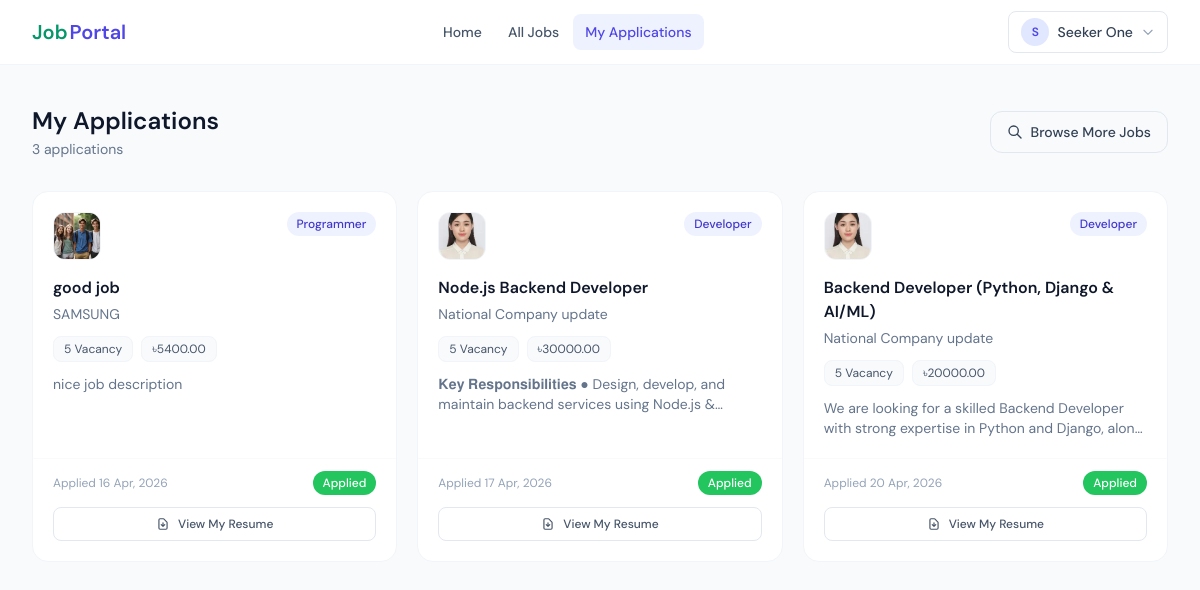
Page /applied-job/ (signed in) on the committed database.
### Job_Portal_App/models.py (models this page shows, shortened)
class UserInfoModel(AbstractUser):
    USER_TYPES = [
        ("Seeker", "Seeker"),
        ("Recruiter", "Recruiter"),
    ]
    display_name = models.CharField(
        max_length=255,
        null=True,
    )
    user_types = models.CharField(
        choices=USER_TYPES,
        max_length=25,
        null=True,
    )

class ApplyJobModel(models.Model):
    applied_by = models.ForeignKey(
        JobSeekerProfileModel,
        on_delete=models.CASCADE,
        related_name="my_applications",
        null=True,
    )
    applied_job = models.ForeignKey(
        JobPostModel,
        on_delete=models.CASCADE,
        related_name="applicants",
        null=True,
    )
    resume = models.FileField(upload_to="resumes/", null=True)
    applied_at = models.DateTimeField(auto_now_add=True, null=True)

class JobPostModel(models.Model):
    title = models.CharField(max_length=255, null=True)
    vacancy = models.PositiveIntegerField(null=True)
    category = models.ForeignKey(
        CategoryModel, on_delete=models.CASCADE, max_length=20, null=True,related_name='job_category'
    )
    job_description = models.TextField(null=True)
    skills_set = models.TextField(null=True)
    salary = models.DecimalField(max_digits=10, decimal_places=2, null=True)
    deadline = models.DateField(null=True)
    created_at = models.DateTimeField(auto_now_add=True, null=True)
    posted_by = models.ForeignKey(
        RecruiterProfileModel,
        on_delete=models.CASCADE,
        related_name="job_posts",
        null=True,
    )

class RecruiterProfileModel(models.Model):
    recruiter = models.OneToOneField(
        UserInfoModel,
        on_delete=models.CASCADE,
        related_name="recruiter_profile",
        null=True,
    )
    company_name = models.CharField(
        max_length=225,
        null=True,
    )
    email = models.EmailField(
        null=True,
    )
    address = models.TextField(
        null=True,
    )
    phone = models.CharField(
        max_length=20,
        null=True,
    )
    logo = models.ImageField(
        upload_to="recruiter_logos/",
        null=True,
    )

class CategoryModel(models.Model):
    name = models.CharField(max_length=50, null=True)

### Job_Portal_App/views.py (the view)
# urls.py: path("applied-job/", job_applied, name="job_applied"),
@login_required
def job_applied(request):
    if request.user.is_authenticated:
        user = request.user
        if user.user_types == "Seeker":
            try:
                form_data = ApplyJobModel.objects.filter(applied_by=user.seeker_profile)
            except ApplyJobModel.DoesNotExist:
                form_data = None
        else:
            form_data = None
    else:
        form_data = None
    context = {
        "form_data": form_data,
        "title": "Applied Job List",
    }
    return render(request, "job_applied.html", context)

### Job_Portal_App/templates/job_applied.html (shortened to what this page needs)
{% extends 'master/base.html' %}
{% block blockname %}
<div class="max-w-7xl mx-auto px-4 sm:px-6 lg:px-8 py-10">
  <div class="flex items-center justify-between mb-8">
    <div>
      <h1 class="text-2xl font-semibold text-slate-900">My Applications</h1>
      <p class="text-sm text-slate-500 mt-0.5">
        {% if form_data %}{{ form_data|length }} application{{ form_data|length|pluralize }}{% else %}No applications yet{% endif %}
      </p>
    </div>
    <a href="{% url 'job_list' %}" class="inline-flex items-center gap-2 px-4 py-2.5 border border-slate-200 hover:bg-slate-50 text-slate-700 text-sm font-medium rounded-xl transition-colors">
      <svg class="w-4 h-4" fill="none" stroke="currentColor" viewBox="0 0 24 24"><path stroke-linecap="round" stroke-linejoin="round" stroke-width="2" d="M21 21l-6-6m2-5a7 7 0 11-14 0 7 7 0 0114 0z"/></svg>
      Browse More Jobs
    </a>
  </div>
  <div class="grid sm:grid-cols-2 lg:grid-cols-3 gap-5">
    {% for job in form_data %}
      <div class="bg-white rounded-2xl border border-slate-100 hover:shadow-sm transition-all flex flex-col">
        <div class="p-5 flex-1">
          <div class="flex items-start justify-between gap-3 mb-4">
            <div class="w-12 h-12 rounded-xl border border-slate-100 overflow-hidden bg-slate-50 flex items-center justify-center shrink-0">
              {% if job.applied_job.posted_by.logo %}
                <img src="{{ job.applied_job.posted_by.logo.url }}" alt="Company" class="w-full h-full object-cover" />
              {% else %}
                <span class="text-lg font-semibold text-slate-400">{{ job.applied_job.posted_by.company_name|slice:":1"|upper }}</span>
              {% endif %}
            </div>
            <span class="shrink-0 text-xs font-medium px-2.5 py-1 rounded-full bg-indigo-50 text-indigo-700">{{ job.applied_job.category.name }}</span>
          </div>
          <h3 class="font-semibold text-slate-900 mb-1">{{ job.applied_job.title }}</h3>
          <p class="text-sm text-slate-500 mb-3">{{ job.applied_job.posted_by.company_name }}</p>
          <div class="flex flex-wrap gap-2 mb-3">
            <span class="text-xs text-slate-600 bg-slate-50 px-2.5 py-1 rounded-lg border border-slate-100">{{ job.applied_job.vacancy }} Vacancy</span>
            <span class="text-xs text-slate-600 bg-slate-50 px-2.5 py-1 rounded-lg border border-slate-100">৳{{ job.applied_job.salary }}</span>
          </div>
          <p class="text-sm text-slate-500 line-clamp-2">{{ job.applied_job.job_description }}</p>
        </div>
        <div class="px-5 pb-5 pt-3 border-t border-slate-50">
          <div class="flex items-center justify-between">
            <span class="text-xs text-slate-400">Applied {{ job.applied_at|date:"d M, Y" }}</span>
            <span class="text-xs font-medium px-2.5 py-1 rounded-full bg-green-500 text-white">Applied</span>
          </div>
          {% if job.resume %}
            <a href="{{ job.resume.url }}" target="_blank" class="mt-3 w-full flex items-center justify-center gap-2 py-2 border border-slate-200 hover:bg-slate-50 text-slate-600 text-xs font-medium rounded-lg transition-colors">
              <svg class="w-3.5 h-3.5" fill="none" stroke="currentColor" viewBox="0 0 24 24"><path stroke-linecap="round" stroke-linejoin="round" stroke-width="2" d="M12 10v6m0 0l-3-3m3 3l3-3m2 8H7a2 2 0 01-2-2V5a2 2 0 012-2h5.586a1 1 0 01.707.293l5.414 5.414a1 1 0 01.293.707V19a2 2 0 01-2 2z"/></svg>
              View My Resume
            </a>
          {% endif %}
        </div>
      </div>
    {% endfor %}
  </div>
</div>
{% endblock %}

### Job_Portal_App/templates/master/nav.html (shortened to what this page needs)
<nav class="bg-white border-b border-slate-100 sticky top-0 z-50">
  <div class="max-w-7xl mx-auto px-4 sm:px-6 lg:px-8">
    <div class="flex items-center justify-between h-16">
      <a href="{% url 'home_page' %}" class="flex items-center gap-0.5 shrink-0">
        <span class="text-xl font-semibold text-emerald-600">Job</span><span class="text-xl font-semibold text-indigo-600">Portal</span>
      </a>
      <div class="hidden md:flex items-center gap-0.5">
        <a href="{% url 'home_page' %}" class="px-3 py-2 rounded-lg text-sm font-medium transition-colors {% if request.path == '/' %}text-indigo-600 bg-indigo-50{% else %}text-slate-600 hover:text-slate-900 hover:bg-slate-50{% endif %}">Home</a>
        {% if request.user.user_types == 'Recruiter' %}
          <a href="{% url 'job_list' %}" class="px-3 py-2 rounded-lg text-sm font-medium transition-colors {% if request.path == '/job-list/' %}text-indigo-600 bg-indigo-50{% else %}text-slate-600 hover:text-slate-900 hover:bg-slate-50{% endif %}">My Job Posts</a>
          <a href="{% url 'job_post' %}" class="px-3 py-2 rounded-lg text-sm font-medium transition-colors {% if request.path == '/job-post/' %}text-indigo-600 bg-indigo-50{% else %}text-slate-600 hover:text-slate-900 hover:bg-slate-50{% endif %}">Post a Job</a>
        {% elif request.user.user_types == 'Seeker' %}
          <a href="{% url 'job_list' %}" class="px-3 py-2 rounded-lg text-sm font-medium transition-colors {% if request.path == '/job-list/' %}text-indigo-600 bg-indigo-50{% else %}text-slate-600 hover:text-slate-900 hover:bg-slate-50{% endif %}">All Jobs</a>
          <a href="{% url 'job_applied' %}" class="px-3 py-2 rounded-lg text-sm font-medium transition-colors {% if request.path == '/applied-job/' %}text-indigo-600 bg-indigo-50{% else %}text-slate-600 hover:text-slate-900 hover:bg-slate-50{% endif %}">My Applications</a>
        {% else %}
          <a href="{% url 'job_list' %}" class="px-3 py-2 rounded-lg text-sm font-medium transition-colors {% if request.path == '/job-list/' %}text-indigo-600 bg-indigo-50{% else %}text-slate-600 hover:text-slate-900 hover:bg-slate-50{% endif %}">All Jobs</a>
        {% endif %}
      </div>
      <div class="hidden md:flex items-center gap-3">
        {% if request.user.is_authenticated %}
          <div class="relative" id="profile-dd">
            <button onclick="toggleDD()" class="flex items-center gap-2 px-3 py-1.5 rounded-lg border border-slate-200 hover:bg-slate-50 transition-colors text-sm font-medium text-slate-700">
              <div class="w-7 h-7 rounded-full bg-indigo-100 flex items-center justify-center">
                <span class="text-indigo-600 text-xs font-semibold">{{ request.user.display_name|default:request.user.username|slice:":1"|upper }}</span>
              </div>
              <span class="max-w-[100px] truncate">{{ request.user.display_name|default:request.user.username }}</span>
              <svg class="w-3.5 h-3.5 text-slate-400" fill="none" stroke="currentColor" viewBox="0 0 24 24"><path stroke-linecap="round" stroke-linejoin="round" stroke-width="2" d="M19 9l-7 7-7-7"/></svg>
            </button>
          </div>
        {% else %}
          <a href="{% url 'login_page' %}" class="px-4 py-2 text-sm font-medium text-slate-700 hover:text-slate-900 transition-colors">Login</a>
          <a href="{% url 'register_page' %}" class="px-4 py-2 bg-indigo-600 hover:bg-indigo-700 text-white text-sm font-medium rounded-lg transition-colors">Register</a>
        {% endif %}
      </div>
    </div>
  </div>
</nav>

### Job_Portal_App/templates/master/base.html (style rules this page uses)
body { font-family: 'DM Sans', sans-serif; }

### rows in the picture
UserInfoModel: user.display_name "S", user.display_name "Seeker One"
ApplyJobModel: applied_job.posted_by.logo (picture), applied_job.category.name "Programmer", applied_job "good job", applied_job.posted_by.company_name "SAMSUNG", applied_job.vacancy "5", applied_job.salary "5400.00", applied_job.job_description "nice job description", applied_at "16 Apr, 2026"
ApplyJobModel: applied_job.posted_by.logo (picture), applied_job.category.name "Developer", applied_job "Node.js Backend Developer", applied_job.posted_by.company_name "National Company update", applied_job.vacancy "5", applied_job.salary "30000.00", applied_job.job_description "𝐊𝐞𝐲 𝐑𝐞𝐬𝐩𝐨𝐧𝐬𝐢𝐛𝐢𝐥𝐢𝐭𝐢𝐞𝐬 ● Design, develop, and maintain backend services using Node.js…", applied_at "17 Apr, 2026"
ApplyJobModel: applied_job.posted_by.logo (picture), applied_job.category.name "Developer", applied_job "Backend Developer (Python, Django & AI/ML)", applied_job.posted_by.company_name "National Company update", applied_job.vacancy "5", applied_job.salary "20000.00", applied_job.job_description "We are looking for a skilled Backend Developer with strong expertise in Python and Django,…", applied_at "20 Apr, 2026"
